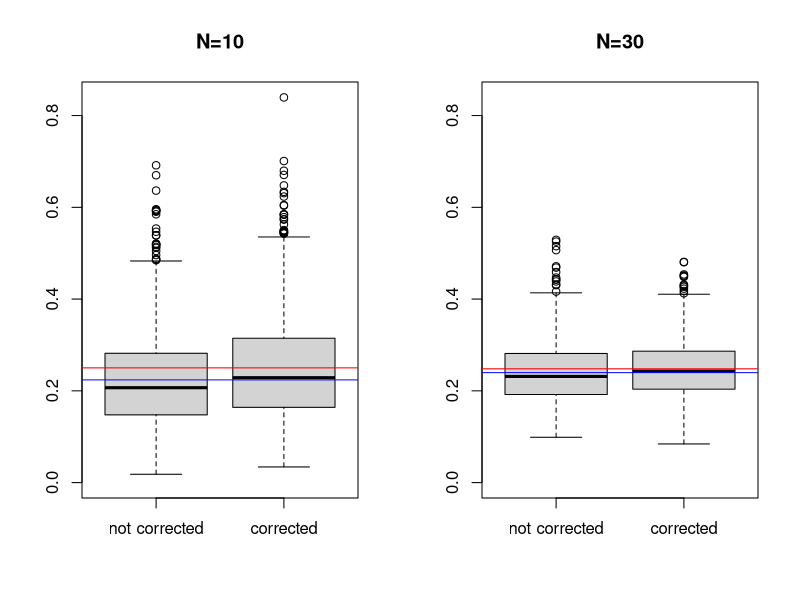
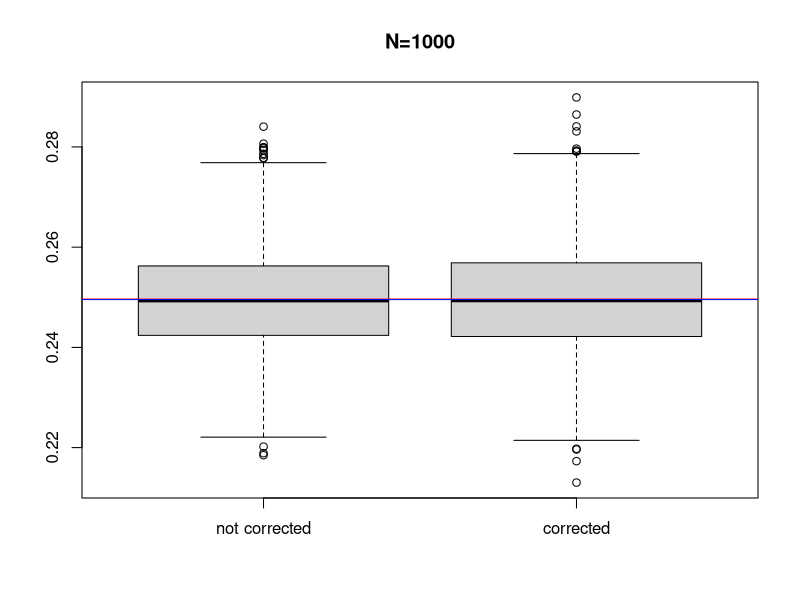
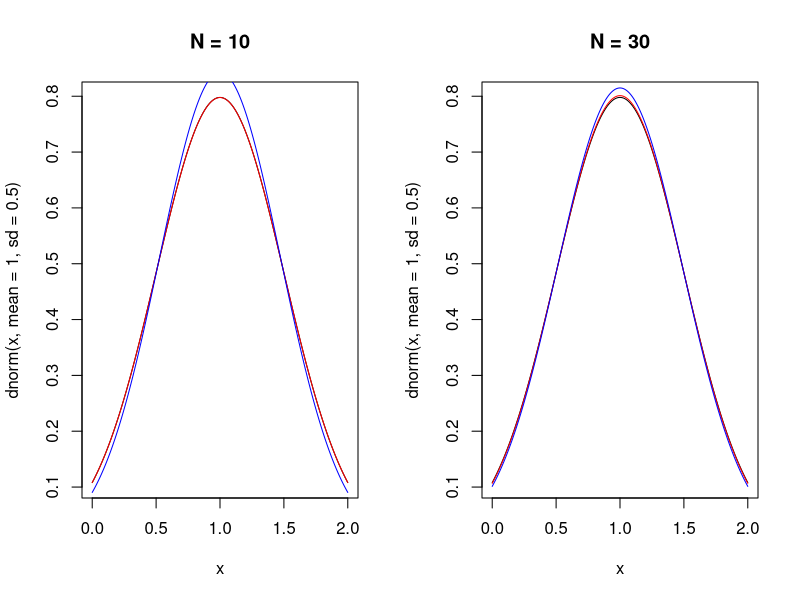
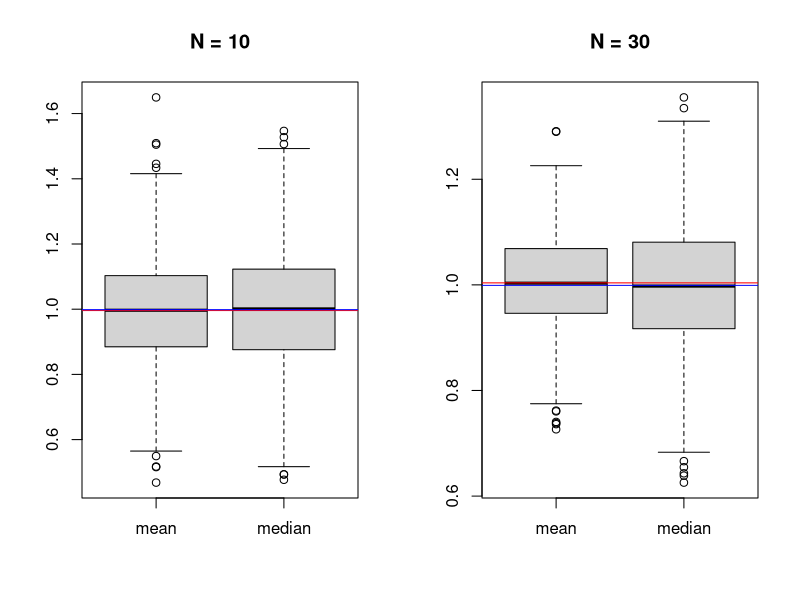
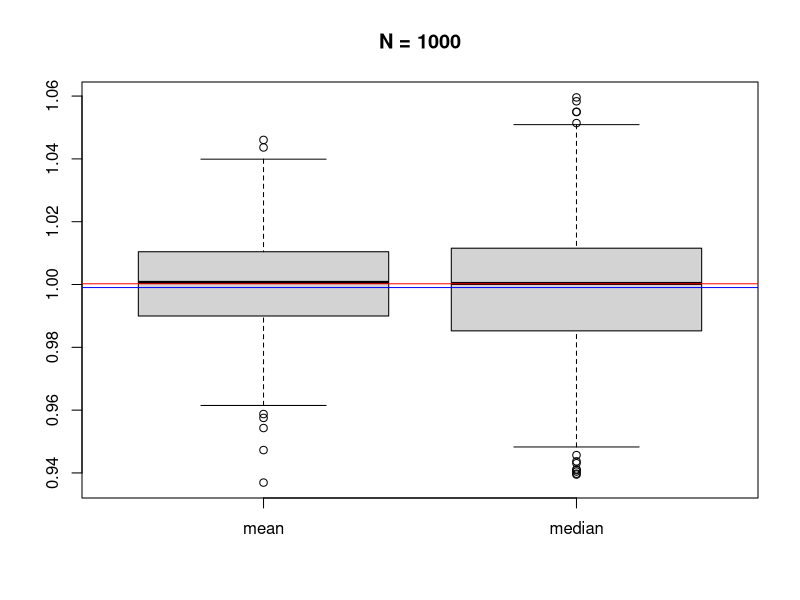
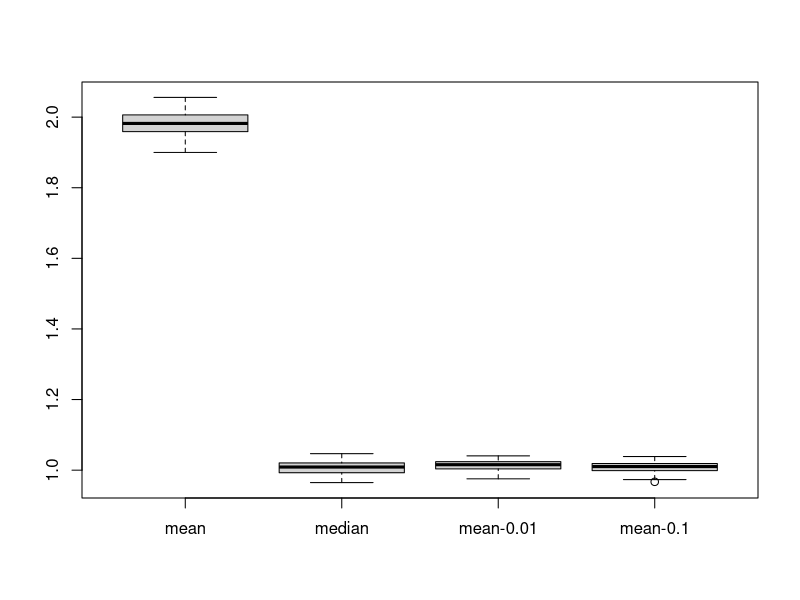

The R source for these figures, in order:
#========================
# task 1
beginMoment <- function(data, r) {
  mean(data**r)
}

centralMoment <- function(data, r) {
  mean((data-mean(data))**r)
}

# not corrected variance
variance <- function(data) {centralMoment(data,2) }

# this function will generate k samples from normal distribution and calculate f1 and f2 functions for each sample
generate.f2 <- function(n, k, f1, f2, mean=1, sd=0.5) {
  sapply(1:k, FUN = function(k, n) {cbind(f1(rnorm(n, mean=mean, sd=sd)), f2(rnorm(n, mean=mean, sd=sd)))}, n=n)
}

# let's generate corrected and not corrected variances for samples from N(1, 0.5) with sample sizes 10, 30 and 1000
data.10 <- generate.f2(10, 1000, var, variance)
data.30 <- generate.f2(30, 1000, var, variance)
data.1000 <- generate.f2(1000, 1000, var, variance)

# let's see how sample size affects variance
op <- par(mfrow=c(1,2))
max.y <- max(data.10)

boxplot(cbind('not corrected'=data.10[2,], 'corrected'=data.10[1,]), ylim=c(0,max.y), main='N=10')
abline(h=mean(data.10[1,]), col='red')
abline(h=mean(data.10[2,]), col='blue')

boxplot(cbind('not corrected'=data.30[2,], 'corrected'=data.30[1,]), ylim=c(0,max.y), main='N=30')
abline(h=mean(data.30[1,]), col='red')
abline(h=mean(data.30[2,]), col='blue')
par(op)

boxplot(cbind('not corrected'=data.1000[2,], 'corrected'=data.1000[1,]), main='N=1000')
abline(h=mean(data.1000[1,]), col='red')
abline(h=mean(data.1000[2,]), col='blue')

# let's plot densities and see that our estimated params goes better as sample size increases
plot.dnorms <- function(data, n) {
  data.c <- data[1,]
  data.nc <- data[2,]
  x <- seq(0, 2, 0.01)
  plot(dnorm(x, mean=1, sd=0.5)~x, type='l', main=paste('N =', n))
  lines(dnorm(x, mean=1, sd=sqrt(mean(data.c)))~x, col='red')
  lines(dnorm(x, mean=1, sd=sqrt(mean(data.nc)))~x, col='blue')
}  

op <- par(mfrow=c(1,2))
plot.dnorms(data.10, '10')
plot.dnorms(data.30, '30')
#plot.dnorms(data.c, data.nc, '1000')
par(op)

#========================
# task 2

data.10 <- generate.f2(10, 1000, mean, median)
data.30 <- generate.f2(30, 1000, mean, median)
data.1000 <- generate.f2(1000, 1000, mean, median)

plot.boxplots <- function(data, n) {
  data.mean <- data[1,]
  data.median <- data[2,]
  boxplot(cbind('mean'=data.mean, 'median'=data.median), main=paste('N =', n))
  abline(h=mean(data.mean), col='red')
  abline(h=mean(data.median), col='blue')
}
op <- par(mfrow=c(1,2))
plot.boxplots(data.10, '10')
plot.boxplots(data.30, '30')
par(op)
plot.boxplots(data.1000, '1000')
# and so we see smaller range for mean than for medians


#========================
# task 3

data.1 <- rnorm(1000, mean=1, sd=0.5)
data.2 <- rnorm(10, mean=100, sd=10)
data <- append(data.1, data.2)
mean(data)
median(data)
mean(data, trim=0.01)
mean(data, trim=0.1)
# so we see that mean is not doing well with outliers
# median does better
# and trimmed means are pretty good

# let's see distibution of means got from same samples
generate.funs <- function(n1, n2, k=1000, mean1=1, mean2=50, sd1=0.5, sd2=5) {
  data <- sapply(1:k, FUN=function(n) {
    data <- append(rnorm(n1, mean=mean1, sd=0.5), rnorm(n2, mean=100, sd=10))
    cbind(mean(data), median(data), mean(data, trim=0.01), mean(data, trim=0.1))
  })
  data <- as.data.frame(t(data))
  names(data) <- c('mean','median', 'mean-0.01', 'mean-0.1')
  data
}
data <- generate.funs(1000, 10, 100)
boxplot(data)
# and we see that again mean is going to do worse than median and trimmed means
